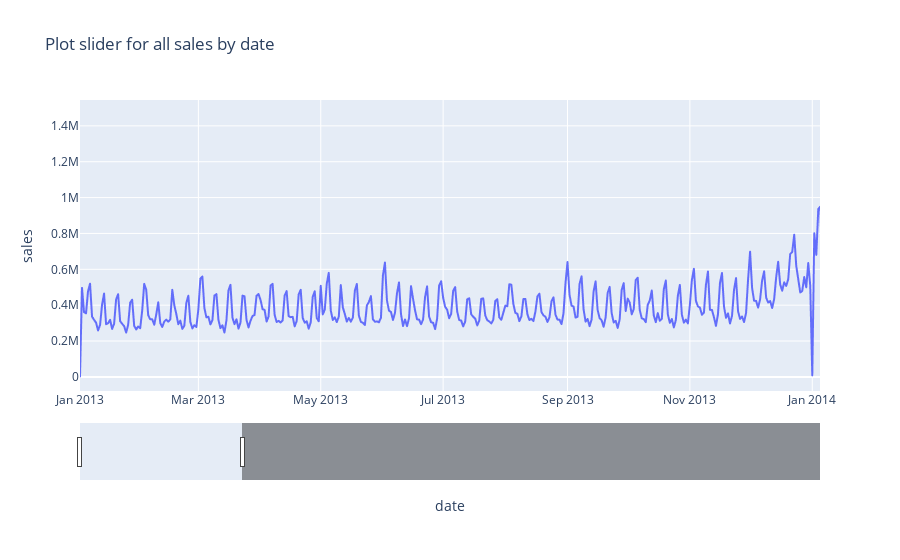

The code cell stored with this chart in its notebook:
### Markdown cell above
### Plot timeseries of sales

### Code cell
import plotly.express as px

fig = px.line(train_df.groupby('date').sum()['sales'].reset_index(), x = 'date', y ='sales', title='Plot slider for all sales by date')
fig.update_xaxes(
    rangeslider_visible = True,
)
fig.show()

### Figure 1 — Plotly figure (JSON) as saved in the notebook; plotly's stock layout.template omitted (floating-point values rounded to 4 significant figures; data arrays with more than 128 entries replaced by an {"elided": "..."} marker saying what was removed)
{"data": [{"hovertemplate": "date=%{x}<br>sales=%{y}<extra></extra>", "legendgroup": "", "line": {"color": "#636efa", "dash": "solid"}, "marker": {"symbol": "circle"}, "mode": "lines", "name": "", "showlegend": false, "type": "scattergl", "x": {"elided": "1684 str values"}, "xaxis": "x", "y": {"elided": "1684 float values"}, "yaxis": "y"}], "layout": {"autosize": true, "legend": {"tracegroupgap": 0}, "title": {"text": "Plot slider for all sales by date"}, "xaxis": {"anchor": "y", "autorange": false, "domain": [0, 1], "range": ["2013-01-01", "2014-01-04 20:27:39.661"], "rangeslider": {"autorange": true, "range": ["2013-01-01", "2017-08-15"], "visible": true, "yaxis": {"_template": null, "rangemode": "match"}}, "title": {"text": "date"}, "type": "date"}, "yaxis": {"anchor": "x", "autorange": true, "domain": [0, 1], "range": [-78630.0, 1544000.0], "title": {"text": "sales"}, "type": "linear"}}}
